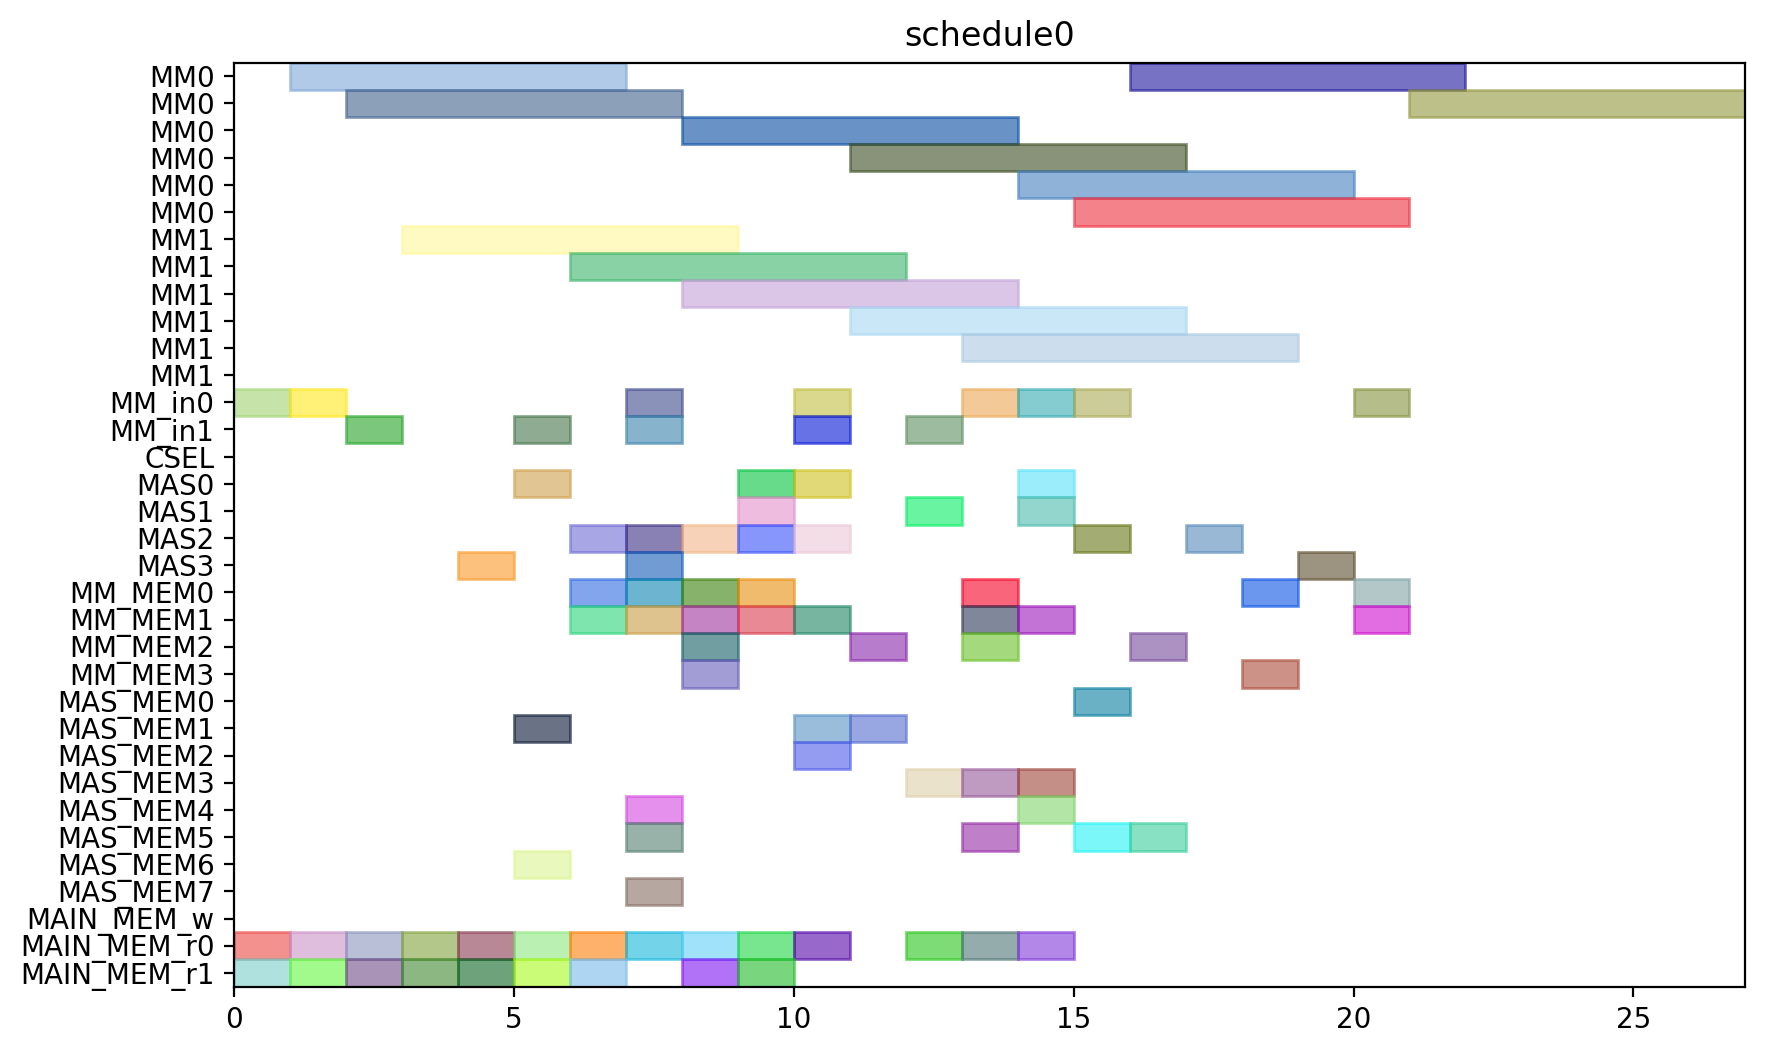

Generate this figure with Python:
from pyschedule import Scenario, solvers, plotters, alt


def solve():
	horizon = 120
	S = Scenario("schedule0", horizon=horizon)

	# resource
	MM = S.Resources('MM', num=2, size=6)
	MM_in = S.Resources('MM_in', num=2)
	CSEL = S.Resource('CSEL')
	MAS = S.Resources('MAS', num=4, size=1, periods=range(1, horizon))
	MM_MEM = S.Resources('MM_MEM', num=4)
	MAS_MEM = S.Resources('MAS_MEM', num=8)
	MAIN_MEM_w = S.Resource('MAIN_MEM_w', size=1)
	MAIN_MEM_r = S.Resources('MAIN_MEM_r', num=2)

	# result of previous scheduling

	# new tasks
	t0 = S.Task('t0', length=6, delay_cost=1)
	t0 += alt(MM)
	t0_in = S.Task('t0_in', length=1, delay_cost=1)
	t0_in += alt(MM_in)
	S += t0_in*MM_in[0]<=t0*MM[0]
	S += t0_in*MM_in[1]<=t0*MM[1]
	t0_mem0 = S.Task('t0_mem0', length=1, delay_cost=1)
	t0_mem0 += MAIN_MEM_r[0]
	S += t0_mem0 <= t0

	t0_mem1 = S.Task('t0_mem1', length=1, delay_cost=1)
	t0_mem1 += MAIN_MEM_r[1]
	S += t0_mem1 <= t0

	t1 = S.Task('t1', length=6, delay_cost=1)
	t1 += alt(MM)
	t1_in = S.Task('t1_in', length=1, delay_cost=1)
	t1_in += alt(MM_in)
	S += t1_in*MM_in[0]<=t1*MM[0]
	S += t1_in*MM_in[1]<=t1*MM[1]
	t1_mem0 = S.Task('t1_mem0', length=1, delay_cost=1)
	t1_mem0 += MAIN_MEM_r[0]
	S += t1_mem0 <= t1

	t1_mem1 = S.Task('t1_mem1', length=1, delay_cost=1)
	t1_mem1 += MAIN_MEM_r[1]
	S += t1_mem1 <= t1

	t2 = S.Task('t2', length=6, delay_cost=1)
	t2 += alt(MM)
	t2_in = S.Task('t2_in', length=1, delay_cost=1)
	t2_in += alt(MM_in)
	S += t2_in*MM_in[0]<=t2*MM[0]
	S += t2_in*MM_in[1]<=t2*MM[1]
	t2_mem0 = S.Task('t2_mem0', length=1, delay_cost=1)
	t2_mem0 += MAIN_MEM_r[0]
	S += t2_mem0 <= t2

	t2_mem1 = S.Task('t2_mem1', length=1, delay_cost=1)
	t2_mem1 += MAIN_MEM_r[1]
	S += t2_mem1 <= t2

	t3 = S.Task('t3', length=1, delay_cost=1)
	t3 += alt(MAS)
	t3_mem0 = S.Task('t3_mem0', length=1, delay_cost=1)
	t3_mem0 += MAIN_MEM_r[0]
	S += t3_mem0 <= t3

	t3_mem1 = S.Task('t3_mem1', length=1, delay_cost=1)
	t3_mem1 += MAIN_MEM_r[1]
	S += t3_mem1 <= t3

	t4 = S.Task('t4', length=1, delay_cost=1)
	t4 += alt(MAS)
	t4_mem0 = S.Task('t4_mem0', length=1, delay_cost=1)
	t4_mem0 += MAIN_MEM_r[0]
	S += t4_mem0 <= t4

	t4_mem1 = S.Task('t4_mem1', length=1, delay_cost=1)
	t4_mem1 += MAIN_MEM_r[1]
	S += t4_mem1 <= t4

	t8 = S.Task('t8', length=1, delay_cost=1)
	t8 += alt(MAS)
	t8_mem0 = S.Task('t8_mem0', length=1, delay_cost=1)
	t8_mem0 += MAIN_MEM_r[0]
	S += t8_mem0 <= t8

	t8_mem1 = S.Task('t8_mem1', length=1, delay_cost=1)
	t8_mem1 += MAIN_MEM_r[1]
	S += t8_mem1 <= t8

	t9 = S.Task('t9', length=1, delay_cost=1)
	t9 += alt(MAS)
	t9_mem0 = S.Task('t9_mem0', length=1, delay_cost=1)
	t9_mem0 += MAIN_MEM_r[0]
	S += t9_mem0 <= t9

	t9_mem1 = S.Task('t9_mem1', length=1, delay_cost=1)
	t9_mem1 += MAIN_MEM_r[1]
	S += t9_mem1 <= t9

	t13 = S.Task('t13', length=1, delay_cost=1)
	t13 += alt(MAS)
	t13_mem0 = S.Task('t13_mem0', length=1, delay_cost=1)
	t13_mem0 += MAIN_MEM_r[0]
	S += t13_mem0 <= t13

	t13_mem1 = S.Task('t13_mem1', length=1, delay_cost=1)
	t13_mem1 += MAIN_MEM_r[1]
	S += t13_mem1 <= t13

	t14 = S.Task('t14', length=1, delay_cost=1)
	t14 += alt(MAS)
	t14_mem0 = S.Task('t14_mem0', length=1, delay_cost=1)
	t14_mem0 += MAIN_MEM_r[0]
	S += t14_mem0 <= t14

	t14_mem1 = S.Task('t14_mem1', length=1, delay_cost=1)
	t14_mem1 += MAIN_MEM_r[1]
	S += t14_mem1 <= t14

	t5 = S.Task('t5', length=6, delay_cost=1)
	t5 += alt(MM)
	t5_in = S.Task('t5_in', length=1, delay_cost=1)
	t5_in += alt(MM_in)
	S += t5_in*MM_in[0]<=t5*MM[0]
	S += t5_in*MM_in[1]<=t5*MM[1]
	t5_mem0 = S.Task('t5_mem0', length=1, delay_cost=1)
	t5_mem0 += alt(MAS_MEM)
	S += (t3*MAS[0])-1 < t5_mem0*MAS_MEM[0]
	S += (t3*MAS[1])-1 < t5_mem0*MAS_MEM[2]
	S += (t3*MAS[2])-1 < t5_mem0*MAS_MEM[4]
	S += (t3*MAS[3])-1 < t5_mem0*MAS_MEM[6]
	S += t5_mem0 <= t5

	t5_mem1 = S.Task('t5_mem1', length=1, delay_cost=1)
	t5_mem1 += alt(MAS_MEM)
	S += (t4*MAS[0])-1 < t5_mem1*MAS_MEM[1]
	S += (t4*MAS[1])-1 < t5_mem1*MAS_MEM[3]
	S += (t4*MAS[2])-1 < t5_mem1*MAS_MEM[5]
	S += (t4*MAS[3])-1 < t5_mem1*MAS_MEM[7]
	S += t5_mem1 <= t5

	t6 = S.Task('t6', length=1, delay_cost=1)
	t6 += alt(MAS)
	t6_mem0 = S.Task('t6_mem0', length=1, delay_cost=1)
	t6_mem0 += alt(MM_MEM)
	S += (t0*MM[0])-1 < t6_mem0*MM_MEM[0]
	S += (t0*MM[1])-1 < t6_mem0*MM_MEM[2]
	S += t6_mem0 <= t6

	t6_mem1 = S.Task('t6_mem1', length=1, delay_cost=1)
	t6_mem1 += alt(MM_MEM)
	S += (t1*MM[0])-1 < t6_mem1*MM_MEM[1]
	S += (t1*MM[1])-1 < t6_mem1*MM_MEM[3]
	S += t6_mem1 <= t6

	t10 = S.Task('t10', length=6, delay_cost=1)
	t10 += alt(MM)
	t10_in = S.Task('t10_in', length=1, delay_cost=1)
	t10_in += alt(MM_in)
	S += t10_in*MM_in[0]<=t10*MM[0]
	S += t10_in*MM_in[1]<=t10*MM[1]
	t10_mem0 = S.Task('t10_mem0', length=1, delay_cost=1)
	t10_mem0 += alt(MAS_MEM)
	S += (t8*MAS[0])-1 < t10_mem0*MAS_MEM[0]
	S += (t8*MAS[1])-1 < t10_mem0*MAS_MEM[2]
	S += (t8*MAS[2])-1 < t10_mem0*MAS_MEM[4]
	S += (t8*MAS[3])-1 < t10_mem0*MAS_MEM[6]
	S += t10_mem0 <= t10

	t10_mem1 = S.Task('t10_mem1', length=1, delay_cost=1)
	t10_mem1 += alt(MAS_MEM)
	S += (t9*MAS[0])-1 < t10_mem1*MAS_MEM[1]
	S += (t9*MAS[1])-1 < t10_mem1*MAS_MEM[3]
	S += (t9*MAS[2])-1 < t10_mem1*MAS_MEM[5]
	S += (t9*MAS[3])-1 < t10_mem1*MAS_MEM[7]
	S += t10_mem1 <= t10

	t11 = S.Task('t11', length=1, delay_cost=1)
	t11 += alt(MAS)
	t11_mem0 = S.Task('t11_mem0', length=1, delay_cost=1)
	t11_mem0 += alt(MM_MEM)
	S += (t1*MM[0])-1 < t11_mem0*MM_MEM[0]
	S += (t1*MM[1])-1 < t11_mem0*MM_MEM[2]
	S += t11_mem0 <= t11

	t11_mem1 = S.Task('t11_mem1', length=1, delay_cost=1)
	t11_mem1 += alt(MM_MEM)
	S += (t2*MM[0])-1 < t11_mem1*MM_MEM[1]
	S += (t2*MM[1])-1 < t11_mem1*MM_MEM[3]
	S += t11_mem1 <= t11

	t15 = S.Task('t15', length=6, delay_cost=1)
	t15 += alt(MM)
	t15_in = S.Task('t15_in', length=1, delay_cost=1)
	t15_in += alt(MM_in)
	S += t15_in*MM_in[0]<=t15*MM[0]
	S += t15_in*MM_in[1]<=t15*MM[1]
	t15_mem0 = S.Task('t15_mem0', length=1, delay_cost=1)
	t15_mem0 += alt(MAS_MEM)
	S += (t13*MAS[0])-1 < t15_mem0*MAS_MEM[0]
	S += (t13*MAS[1])-1 < t15_mem0*MAS_MEM[2]
	S += (t13*MAS[2])-1 < t15_mem0*MAS_MEM[4]
	S += (t13*MAS[3])-1 < t15_mem0*MAS_MEM[6]
	S += t15_mem0 <= t15

	t15_mem1 = S.Task('t15_mem1', length=1, delay_cost=1)
	t15_mem1 += alt(MAS_MEM)
	S += (t14*MAS[0])-1 < t15_mem1*MAS_MEM[1]
	S += (t14*MAS[1])-1 < t15_mem1*MAS_MEM[3]
	S += (t14*MAS[2])-1 < t15_mem1*MAS_MEM[5]
	S += (t14*MAS[3])-1 < t15_mem1*MAS_MEM[7]
	S += t15_mem1 <= t15

	t16 = S.Task('t16', length=1, delay_cost=1)
	t16 += alt(MAS)
	t16_mem0 = S.Task('t16_mem0', length=1, delay_cost=1)
	t16_mem0 += alt(MM_MEM)
	S += (t0*MM[0])-1 < t16_mem0*MM_MEM[0]
	S += (t0*MM[1])-1 < t16_mem0*MM_MEM[2]
	S += t16_mem0 <= t16

	t16_mem1 = S.Task('t16_mem1', length=1, delay_cost=1)
	t16_mem1 += alt(MM_MEM)
	S += (t2*MM[0])-1 < t16_mem1*MM_MEM[1]
	S += (t2*MM[1])-1 < t16_mem1*MM_MEM[3]
	S += t16_mem1 <= t16

	t19 = S.Task('t19', length=6, delay_cost=1)
	t19 += alt(MM)
	t19_in = S.Task('t19_in', length=1, delay_cost=1)
	t19_in += alt(MM_in)
	S += t19_in*MM_in[0]<=t19*MM[0]
	S += t19_in*MM_in[1]<=t19*MM[1]
	t19_mem0 = S.Task('t19_mem0', length=1, delay_cost=1)
	t19_mem0 += MAIN_MEM_r[0]
	S += t19_mem0 <= t19

	t19_mem1 = S.Task('t19_mem1', length=1, delay_cost=1)
	t19_mem1 += alt(MM_MEM)
	S += (t2*MM[0])-1 < t19_mem1*MM_MEM[1]
	S += (t2*MM[1])-1 < t19_mem1*MM_MEM[3]
	S += t19_mem1 <= t19

	t24 = S.Task('t24', length=1, delay_cost=1)
	t24 += alt(MAS)
	t24_mem0 = S.Task('t24_mem0', length=1, delay_cost=1)
	t24_mem0 += alt(MM_MEM)
	S += (t0*MM[0])-1 < t24_mem0*MM_MEM[0]
	S += (t0*MM[1])-1 < t24_mem0*MM_MEM[2]
	S += t24_mem0 <= t24

	t24_mem1 = S.Task('t24_mem1', length=1, delay_cost=1)
	t24_mem1 += alt(MM_MEM)
	S += (t0*MM[0])-1 < t24_mem1*MM_MEM[1]
	S += (t0*MM[1])-1 < t24_mem1*MM_MEM[3]
	S += t24_mem1 <= t24

	t26 = S.Task('t26', length=6, delay_cost=1)
	t26 += alt(MM)
	t26_in = S.Task('t26_in', length=1, delay_cost=1)
	t26_in += alt(MM_in)
	S += t26_in*MM_in[0]<=t26*MM[0]
	S += t26_in*MM_in[1]<=t26*MM[1]
	t26_mem0 = S.Task('t26_mem0', length=1, delay_cost=1)
	t26_mem0 += MAIN_MEM_r[0]
	S += t26_mem0 <= t26

	t26_mem1 = S.Task('t26_mem1', length=1, delay_cost=1)
	t26_mem1 += alt(MM_MEM)
	S += (t2*MM[0])-1 < t26_mem1*MM_MEM[1]
	S += (t2*MM[1])-1 < t26_mem1*MM_MEM[3]
	S += t26_mem1 <= t26

	t7 = S.Task('t7', length=1, delay_cost=1)
	t7 += alt(MAS)
	t7_mem0 = S.Task('t7_mem0', length=1, delay_cost=1)
	t7_mem0 += alt(MM_MEM)
	S += (t5*MM[0])-1 < t7_mem0*MM_MEM[0]
	S += (t5*MM[1])-1 < t7_mem0*MM_MEM[2]
	S += t7_mem0 <= t7

	t7_mem1 = S.Task('t7_mem1', length=1, delay_cost=1)
	t7_mem1 += alt(MAS_MEM)
	S += (t6*MAS[0])-1 < t7_mem1*MAS_MEM[1]
	S += (t6*MAS[1])-1 < t7_mem1*MAS_MEM[3]
	S += (t6*MAS[2])-1 < t7_mem1*MAS_MEM[5]
	S += (t6*MAS[3])-1 < t7_mem1*MAS_MEM[7]
	S += t7_mem1 <= t7

	t12 = S.Task('t12', length=1, delay_cost=1)
	t12 += alt(MAS)
	t12_mem0 = S.Task('t12_mem0', length=1, delay_cost=1)
	t12_mem0 += alt(MM_MEM)
	S += (t10*MM[0])-1 < t12_mem0*MM_MEM[0]
	S += (t10*MM[1])-1 < t12_mem0*MM_MEM[2]
	S += t12_mem0 <= t12

	t12_mem1 = S.Task('t12_mem1', length=1, delay_cost=1)
	t12_mem1 += alt(MAS_MEM)
	S += (t11*MAS[0])-1 < t12_mem1*MAS_MEM[1]
	S += (t11*MAS[1])-1 < t12_mem1*MAS_MEM[3]
	S += (t11*MAS[2])-1 < t12_mem1*MAS_MEM[5]
	S += (t11*MAS[3])-1 < t12_mem1*MAS_MEM[7]
	S += t12_mem1 <= t12

	t17 = S.Task('t17', length=1, delay_cost=1)
	t17 += alt(MAS)
	t17_mem0 = S.Task('t17_mem0', length=1, delay_cost=1)
	t17_mem0 += alt(MM_MEM)
	S += (t15*MM[0])-1 < t17_mem0*MM_MEM[0]
	S += (t15*MM[1])-1 < t17_mem0*MM_MEM[2]
	S += t17_mem0 <= t17

	t17_mem1 = S.Task('t17_mem1', length=1, delay_cost=1)
	t17_mem1 += alt(MAS_MEM)
	S += (t16*MAS[0])-1 < t17_mem1*MAS_MEM[1]
	S += (t16*MAS[1])-1 < t17_mem1*MAS_MEM[3]
	S += (t16*MAS[2])-1 < t17_mem1*MAS_MEM[5]
	S += (t16*MAS[3])-1 < t17_mem1*MAS_MEM[7]
	S += t17_mem1 <= t17

	t25 = S.Task('t25', length=1, delay_cost=1)
	t25 += alt(MAS)
	t25_mem0 = S.Task('t25_mem0', length=1, delay_cost=1)
	t25_mem0 += alt(MM_MEM)
	S += (t0*MM[0])-1 < t25_mem0*MM_MEM[0]
	S += (t0*MM[1])-1 < t25_mem0*MM_MEM[2]
	S += t25_mem0 <= t25

	t25_mem1 = S.Task('t25_mem1', length=1, delay_cost=1)
	t25_mem1 += alt(MAS_MEM)
	S += (t24*MAS[0])-1 < t25_mem1*MAS_MEM[1]
	S += (t24*MAS[1])-1 < t25_mem1*MAS_MEM[3]
	S += (t24*MAS[2])-1 < t25_mem1*MAS_MEM[5]
	S += (t24*MAS[3])-1 < t25_mem1*MAS_MEM[7]
	S += t25_mem1 <= t25

	t29 = S.Task('t29', length=1, delay_cost=1)
	t29 += alt(MAS)
	t29_mem0 = S.Task('t29_mem0', length=1, delay_cost=1)
	t29_mem0 += alt(MM_MEM)
	S += (t0*MM[0])-1 < t29_mem0*MM_MEM[0]
	S += (t0*MM[1])-1 < t29_mem0*MM_MEM[2]
	S += t29_mem0 <= t29

	t29_mem1 = S.Task('t29_mem1', length=1, delay_cost=1)
	t29_mem1 += alt(MM_MEM)
	S += (t26*MM[0])-1 < t29_mem1*MM_MEM[1]
	S += (t26*MM[1])-1 < t29_mem1*MM_MEM[3]
	S += t29_mem1 <= t29

	t18 = S.Task('t18', length=6, delay_cost=1)
	t18 += alt(MM)
	t18_in = S.Task('t18_in', length=1, delay_cost=1)
	t18_in += alt(MM_in)
	S += t18_in*MM_in[0]<=t18*MM[0]
	S += t18_in*MM_in[1]<=t18*MM[1]
	t18_mem0 = S.Task('t18_mem0', length=1, delay_cost=1)
	t18_mem0 += MAIN_MEM_r[0]
	S += t18_mem0 <= t18

	t18_mem1 = S.Task('t18_mem1', length=1, delay_cost=1)
	t18_mem1 += alt(MAS_MEM)
	S += (t12*MAS[0])-1 < t18_mem1*MAS_MEM[1]
	S += (t12*MAS[1])-1 < t18_mem1*MAS_MEM[3]
	S += (t12*MAS[2])-1 < t18_mem1*MAS_MEM[5]
	S += (t12*MAS[3])-1 < t18_mem1*MAS_MEM[7]
	S += t18_mem1 <= t18

	t27 = S.Task('t27', length=6, delay_cost=1)
	t27 += alt(MM)
	t27_in = S.Task('t27_in', length=1, delay_cost=1)
	t27_in += alt(MM_in)
	S += t27_in*MM_in[0]<=t27*MM[0]
	S += t27_in*MM_in[1]<=t27*MM[1]
	t27_mem0 = S.Task('t27_mem0', length=1, delay_cost=1)
	t27_mem0 += MAIN_MEM_r[0]
	S += t27_mem0 <= t27

	t27_mem1 = S.Task('t27_mem1', length=1, delay_cost=1)
	t27_mem1 += alt(MAS_MEM)
	S += (t12*MAS[0])-1 < t27_mem1*MAS_MEM[1]
	S += (t12*MAS[1])-1 < t27_mem1*MAS_MEM[3]
	S += (t12*MAS[2])-1 < t27_mem1*MAS_MEM[5]
	S += (t12*MAS[3])-1 < t27_mem1*MAS_MEM[7]
	S += t27_mem1 <= t27

	t28 = S.Task('t28', length=1, delay_cost=1)
	t28 += alt(MAS)
	t28_mem0 = S.Task('t28_mem0', length=1, delay_cost=1)
	t28_mem0 += alt(MAS_MEM)
	S += (t25*MAS[0])-1 < t28_mem0*MAS_MEM[0]
	S += (t25*MAS[1])-1 < t28_mem0*MAS_MEM[2]
	S += (t25*MAS[2])-1 < t28_mem0*MAS_MEM[4]
	S += (t25*MAS[3])-1 < t28_mem0*MAS_MEM[6]
	S += t28_mem0 <= t28

	t28_mem1 = S.Task('t28_mem1', length=1, delay_cost=1)
	t28_mem1 += alt(MM_MEM)
	S += (t26*MM[0])-1 < t28_mem1*MM_MEM[1]
	S += (t26*MM[1])-1 < t28_mem1*MM_MEM[3]
	S += t28_mem1 <= t28

	t30 = S.Task('t30', length=6, delay_cost=1)
	t30 += alt(MM)
	t30_in = S.Task('t30_in', length=1, delay_cost=1)
	t30_in += alt(MM_in)
	S += t30_in*MM_in[0]<=t30*MM[0]
	S += t30_in*MM_in[1]<=t30*MM[1]
	t30_mem0 = S.Task('t30_mem0', length=1, delay_cost=1)
	t30_mem0 += MAIN_MEM_r[0]
	S += t30_mem0 <= t30

	t30_mem1 = S.Task('t30_mem1', length=1, delay_cost=1)
	t30_mem1 += alt(MAS_MEM)
	S += (t29*MAS[0])-1 < t30_mem1*MAS_MEM[1]
	S += (t29*MAS[1])-1 < t30_mem1*MAS_MEM[3]
	S += (t29*MAS[2])-1 < t30_mem1*MAS_MEM[5]
	S += (t29*MAS[3])-1 < t30_mem1*MAS_MEM[7]
	S += t30_mem1 <= t30

	t20 = S.Task('t20', length=1, delay_cost=1)
	t20 += alt(MAS)
	t20_mem0 = S.Task('t20_mem0', length=1, delay_cost=1)
	t20_mem0 += alt(MM_MEM)
	S += (t19*MM[0])-1 < t20_mem0*MM_MEM[0]
	S += (t19*MM[1])-1 < t20_mem0*MM_MEM[2]
	S += t20_mem0 <= t20

	t20_mem1 = S.Task('t20_mem1', length=1, delay_cost=1)
	t20_mem1 += alt(MM_MEM)
	S += (t18*MM[0])-1 < t20_mem1*MM_MEM[1]
	S += (t18*MM[1])-1 < t20_mem1*MM_MEM[3]
	S += t20_mem1 <= t20

	t31 = S.Task('t31', length=6, delay_cost=1)
	t31 += alt(MM)
	t31_in = S.Task('t31_in', length=1, delay_cost=1)
	t31_in += alt(MM_in)
	S += t31_in*MM_in[0]<=t31*MM[0]
	S += t31_in*MM_in[1]<=t31*MM[1]
	t31_mem0 = S.Task('t31_mem0', length=1, delay_cost=1)
	t31_mem0 += alt(MM_MEM)
	S += (t27*MM[0])-1 < t31_mem0*MM_MEM[0]
	S += (t27*MM[1])-1 < t31_mem0*MM_MEM[2]
	S += t31_mem0 <= t31

	t31_mem1 = S.Task('t31_mem1', length=1, delay_cost=1)
	t31_mem1 += alt(MM_MEM)
	S += (t30*MM[0])-1 < t31_mem1*MM_MEM[1]
	S += (t30*MM[1])-1 < t31_mem1*MM_MEM[3]
	S += t31_mem1 <= t31

	t35 = S.Task('t35', length=6, delay_cost=1)
	t35 += alt(MM)
	t35_in = S.Task('t35_in', length=1, delay_cost=1)
	t35_in += alt(MM_in)
	S += t35_in*MM_in[0]<=t35*MM[0]
	S += t35_in*MM_in[1]<=t35*MM[1]
	t35_mem0 = S.Task('t35_mem0', length=1, delay_cost=1)
	t35_mem0 += alt(MAS_MEM)
	S += (t7*MAS[0])-1 < t35_mem0*MAS_MEM[0]
	S += (t7*MAS[1])-1 < t35_mem0*MAS_MEM[2]
	S += (t7*MAS[2])-1 < t35_mem0*MAS_MEM[4]
	S += (t7*MAS[3])-1 < t35_mem0*MAS_MEM[6]
	S += t35_mem0 <= t35

	t35_mem1 = S.Task('t35_mem1', length=1, delay_cost=1)
	t35_mem1 += alt(MAS_MEM)
	S += (t28*MAS[0])-1 < t35_mem1*MAS_MEM[1]
	S += (t28*MAS[1])-1 < t35_mem1*MAS_MEM[3]
	S += (t28*MAS[2])-1 < t35_mem1*MAS_MEM[5]
	S += (t28*MAS[3])-1 < t35_mem1*MAS_MEM[7]
	S += t35_mem1 <= t35

	solvers.mip.solve(S,msg=1,kind='CPLEX',ratio_gap=1.01)

	solution = [['hoge']*len(S.solution()[1]) for i in range(len(S.solution()))]
	for i in range(len(S.solution())):
		for j in range(len(S.solution()[i])):
			solution[i][j]=str(S.solution()[i][j])
	print(solution)

	cycles = int(solution[-1][3])

	pic_file_name = "/home/mfukuda/ABE/multiRAM_multiMAS_16mux/scheduling_result/stage6MM2_stage1MAS4/EP_ADD_A_ANY/schedule0.png"
	if(S.solution() != []):
		plotters.matplotlib.plot(S,img_filename=pic_file_name, show_task_labels=False, fig_size=(cycles*0.25+3, 6))

	return solution
